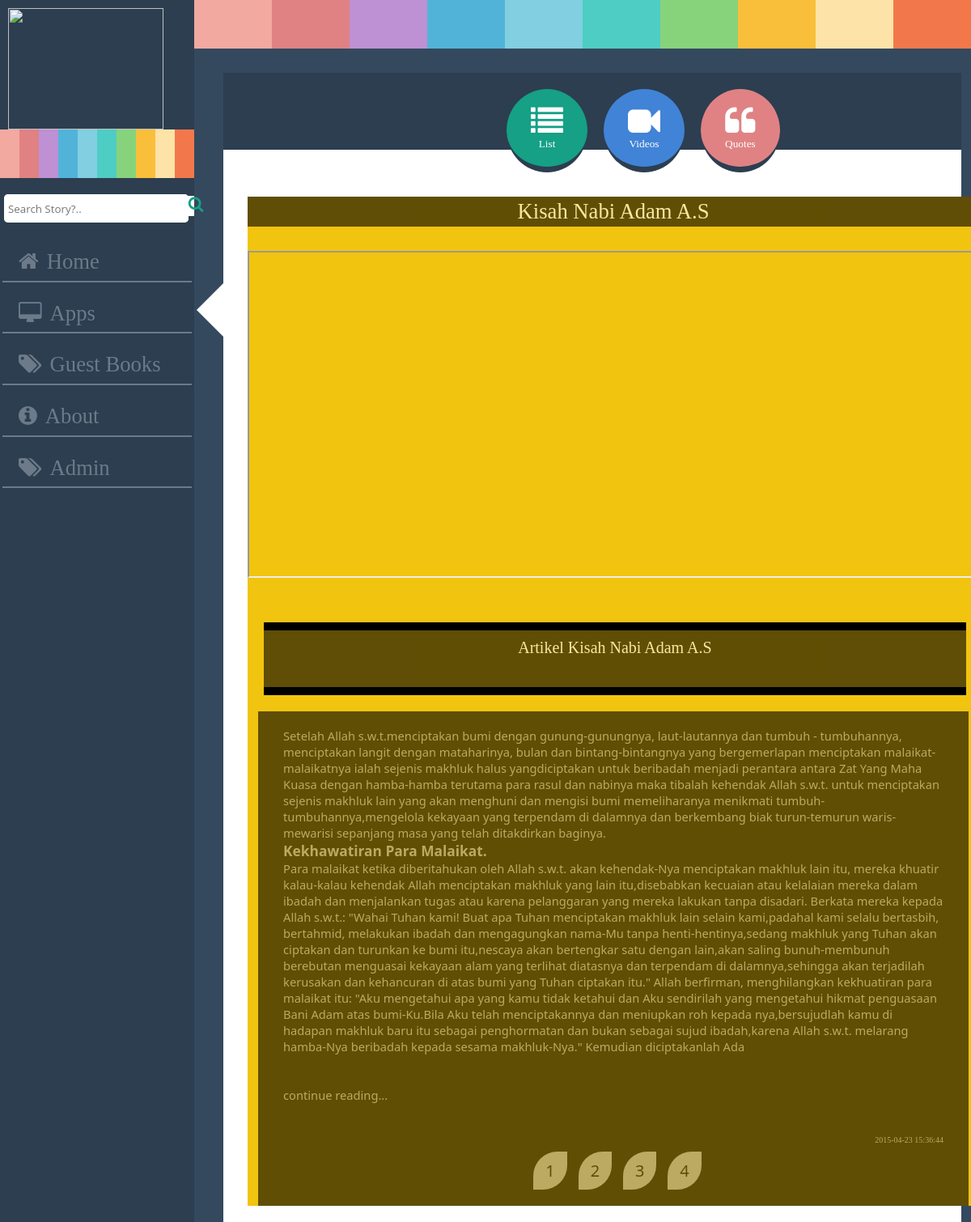
The page /lihat.php?id=9 on the database its author committed.
### tables this page shows
CREATE TABLE IF NOT EXISTS `kisah` (
  `id_kisah` int(10) NOT NULL AUTO_INCREMENT,
  `judul` text NOT NULL,
  `gambar` text NOT NULL,
  `video` text NOT NULL,
  `isi` text NOT NULL,
  `tgl` datetime NOT NULL,
  PRIMARY KEY (`id_kisah`)
);

### Web/lihat.php (the view, shortened to what this page needs)
<?php
include "koneksi.php";
	if (isset($_GET['id'])) {
			$sql = $sh->prepare("SELECT *FROM kisah where id_kisah = '$_GET[id]'");
			$sql->execute();
			$data = $sql->fetch(PDO::FETCH_ASSOC);
		}else
			{
			header("Location:error.php");
		}if($data===false)
			{
				header("Location:error.php");
		}else if(!isset($_GET['id'])){
		header("location:error.php");
			}
?>
<html>
<head>
</head>
<link rel="stylesheet" href="css/font-awesome.min.css" type="text/css">
<link rel="stylesheet" href="css.css">
<body>
<div id="c">
<div id="c1">
	<div id="logo">
	<img src="f/sn.png">
	</div>
	<div id="a">
	<div id="s1"></div>
	<div id="s2"></div>
	<div id="s3"></div>
	<div id="s4"></div>
	<div id="s5"></div>
	<div id="s6"></div>
	<div id="s7"></div>
	<div id="s8"></div>
	<div id="s9"></div>
	<div id="s10"></div>
	</div>
	<div id="pencarian">
	<div id="cari">
	<form action="cari.php" method="Post" enctype="multipart/form-data">
		<input type="text" name="cari" placeholder="Search Story?.." required>
	</form>
	</div>
	<div id="ca"><i class="fa fa-search"></i></div>
	</div>
	<a href="index.php">
	<div id="home"><i class="fa fa-home"><span style="margin-left:10px;">Home</span></i></div>
	</a>
	<a href="app.php">
	<div id="app"><i class="fa fa-desktop"><span style="margin-left:10px;">Apps</span></i></div>
	</a>
         <a href="kontak.php">
	<div id="guest"><i class="fa fa-tags"><span style="margin-left:10px;">Guest Books</span></i></div>
	</a>
	<a href="about.php">
	<div id="about"><i class="fa fa-info-circle"><span style="margin-left:10px;">About</span></i></div>
	</a>
	<a href="admin.php">
	<div id="admin"><i class="fa fa-tags"><span style="margin-left:10px;">Admin</span></i></div>
	</a>
</div>
<div id="c2">
	<div id="a">
	<div id="s1"></div>
	<div id="s2"></div>
	<div id="s3"></div>
	<div id="s4"></div>
	<div id="s5"></div>
	<div id="s6"></div>
	<div id="s7"></div>
	<div id="s8"></div>
	<div id="s9"></div>
	<div id="s10"></div>
	</div>
	<div id="ap1">
		<div id="ap2"></div>
		<div id="ap3">
			<div id="ap4">
				<a href="app.php?a=menu">
				<div id="ap5"><i class="fa fa-list"></i><br><span style="font-size:10pt;">List</span></div>
				</a>
				<a href="app.php?a=vid">
				<div id="ap6"><i class="fa fa-video-camera"></i><br><span style="font-size:10pt;">Videos</span></div>
				</a>
				<a href="app.php?a=quotes">
				<div id="ap7"><i class="fa fa-quote-left"></i><br><span style="font-size:10pt;">Quotes</span></div>
				</a>
			</div>
<div id="m4">
<div id="video">
<div id="title"><?php echo $data['judul']; ?></div>
<iframe width="900" height="400" src="<?php echo $data['video'];?>" autofullscreen></iframe>
<div id="n">
<a href="?b=sin">
<div id="n1">Artikel <?php echo $data['judul']; ?></div>
</a>
</div>
<div id="n3">
	<?php
				if (!isset($_GET['b'])){
					include "sin.php";
				}
				else{
					if ($_GET['b']=="sin"){
						include "sin.php";
				}else{
						include "sin.php";
					}
				}
?>
</div>
</div>
</div>
</div>
</div>
</div>
</div>
</body>
</html>

### Web/sin.php
<?php
include 'koneksi.php';
if (isset($_GET['id'])) {
					$sql = $sh->query("select * from kisah where id_kisah = '$_GET[id]'");
					$data = $sql->fetch(PDO::FETCH_ASSOC);
				}
				else {
					echo "Not Found :(";
				}
?>
<div id="n3">
<p>
<?php echo substr($data['isi'], 0, 2000); echo "<br><br><br>continue reading...";?>
<br><br>
<br>
<p style="font-size:10px; float:right; font-family:Segoe Print;"><?php echo $data ['tgl'];?></p>
<div id="n6">
<a href="lihat.php?id=<?php echo $data['id_kisah']; ?>">
<div id="n4">1</div>
</a>
<a href="next1.php?id=<?php echo $data['id_kisah']; ?>">
<div id="n4">2</div>
</a>
<a href="next2.php?id=<?php echo $data['id_kisah']; ?>">
<div id="n4">3</div>
</a>
<a href="next3.php?id=<?php echo $data['id_kisah']; ?>">
<div id="n4">4</div>
</a>
</div>
</p>
</div>

### rows shown on the page
kisah: judul "Kisah Nabi Adam A.S", isi "Setelah Allah s.w.t.menciptakan bumi dengan gunung-gunungnya, laut-lautannya dan tumbuh - tumbuhannya, menciptakan langit dengan mataharinya, bulan dan bintang-bintangnya yang bergemerlapan menciptakan malaikat-malaikatnya ialah sejenis makhluk halus yangdiciptakan untuk beribadah menjadi perantara antara Zat Yang Maha Kuasa dengan hamba-hamba terutama para rasul dan nabinya maka tibalah kehendak Allah s.w.t. untuk menciptakan sejenis makhluk lain yang akan menghuni dan mengisi bumi memeliharanya menikmati tumbuh-tumbuhannya,mengelola kekayaan yang terpendam di dalamnya dan berkembang biak turun-temurun waris-mewarisi sepanjang masa yang telah ditakdirkan baginya. Kekhawatiran Para…", tgl "2015-04-23 15:36:44"
